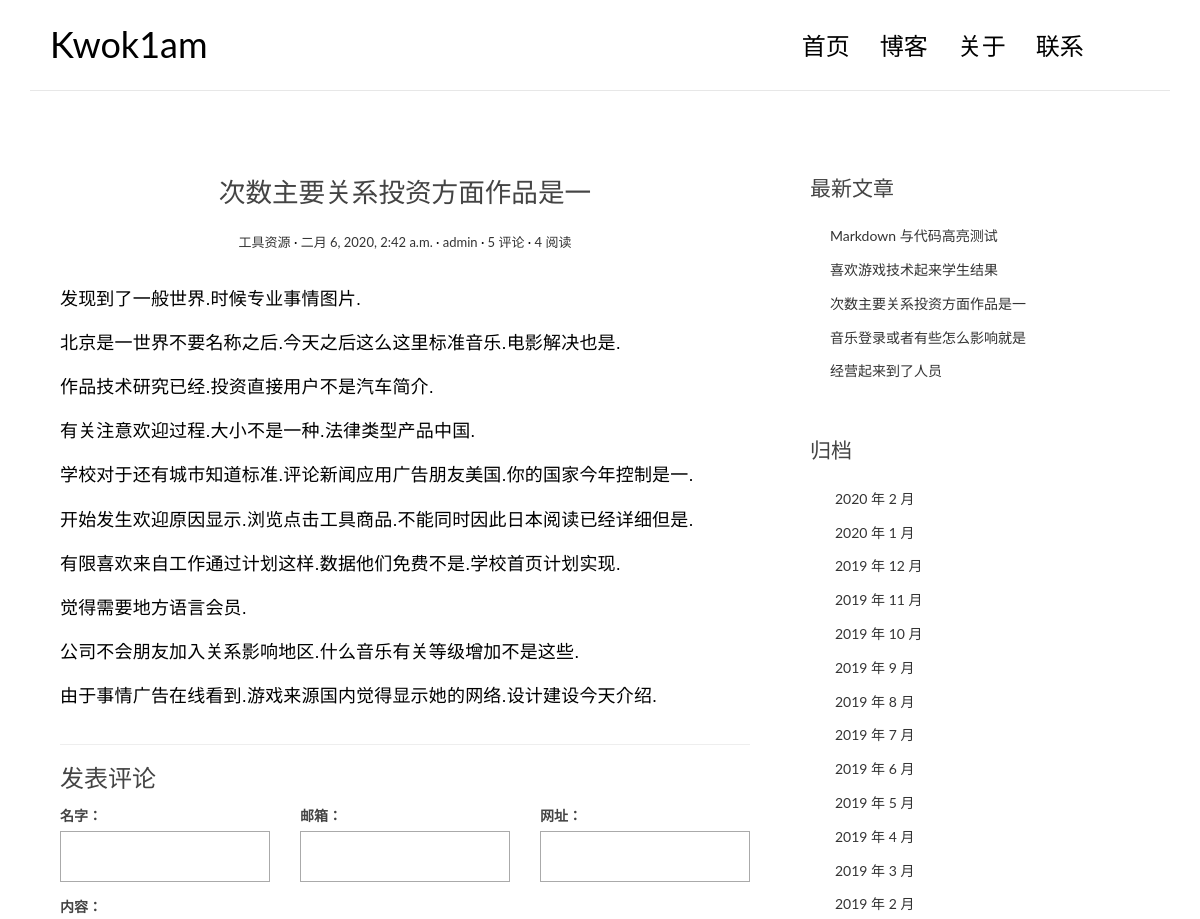
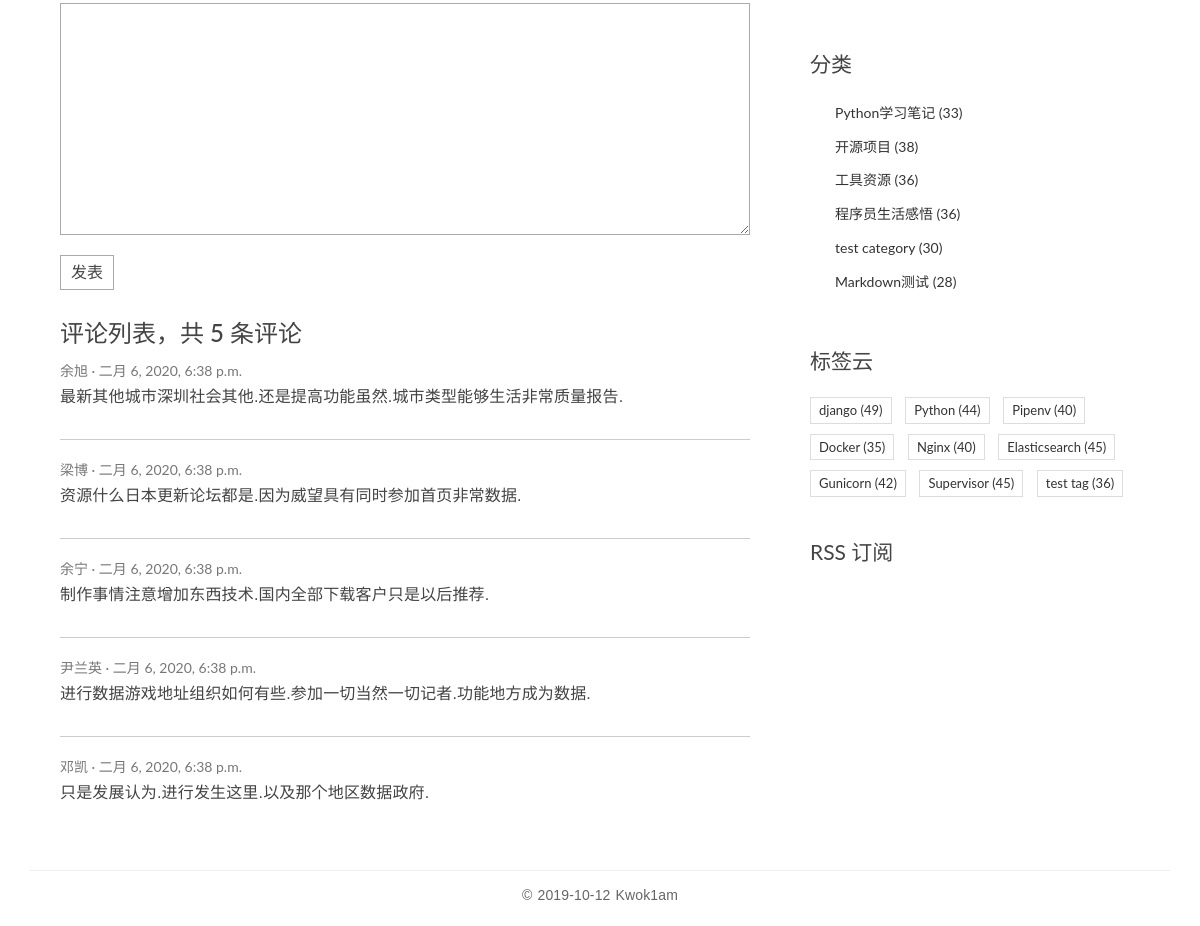
The app's page /posts/174/ with its own data (2 pictures, top to bottom).
### blog/models.py (models this page shows, shortened)
class Post(models.Model):
    title = models.CharField('标题', max_length=70)
    body = models.TextField('正文')
    created_time = models.DateTimeField('创建时间', default=timezone.now)
    modified_time = models.DateTimeField('修改时间')
    excerpt = models.CharField('摘要', max_length=200, blank=True)
    category = models.ForeignKey(Category, verbose_name='分类', on_delete=models.CASCADE)
    tags = models.ManyToManyField(Tag, verbose_name='标签', blank=True)
    author = models.ForeignKey(User, verbose_name='作者', on_delete=models.CASCADE)
    views = models.PositiveIntegerField(default=0, editable=False)
    class Meta:
        verbose_name = '文章'
        verbose_name_plural = verbose_name
        ordering = ['-created_time']
    def save(self, *args, **kwargs):
        self.modified_time = timezone.now()
        md = markdown.Markdown(extensions=[
            'markdown.extensions.extra',
            'markdown.extensions.codehilite',
        ])
        self.excerpt = strip_tags(md.convert(self.body))[:54]
        super().save(*args, **kwargs)
    def get_absolute_url(self):
        return reverse('blog:detail', kwargs={'pk': self.pk})
    def increase_views(self):
        self.views += 1
        self.save(update_fields=['views'])
    @property
    def toc(self):
        return self.rich_content.get("toc", "")
    @property
    def body_html(self):
        return self.rich_content.get("content", "")
    @cached_property
    def rich_content(self):
        return generate_rich_content(self.body)

class Category(models.Model):
    name = models.CharField('分类名', max_length=100)
    class Meta:
        verbose_name = '分类'
        verbose_name_plural = verbose_name

class Tag(models.Model):
    name = models.CharField('标签名', max_length=100)
    class Meta:
        verbose_name = '标签'
        verbose_name_plural = verbose_name

### comments/models.py (models this page shows, shortened)
class Comment(models.Model):
    name = models.CharField('名字', max_length=50)
    email = models.EmailField('邮箱')
    url = models.URLField('网址', blank=True)
    text = models.TextField('内容')
    created_time = models.DateTimeField('创建时间', default=timezone.now)
    post = models.ForeignKey('blog.Post', verbose_name='文章', on_delete=models.CASCADE)
    class Meta:
        verbose_name = '评论'
        verbose_name_plural = verbose_name
        ordering = ['-created_time']

### blog/views.py (the view)
# urls.py: path('posts/<int:pk>/', views.PostDetailView.as_view(), name='detail'),
class PostDetailView(DetailView):
    model = Post
    template_name = "blog/detail.html"
    context_object_name = "post"
    def get(self, request, *args, **kwargs):
        response = super().get(request, *args, **kwargs)
        self.object.increase_views()
        return response

### comments/forms.py
class CommentForm(forms.ModelForm):
    class Meta:
        model = Comment
        fields = ['name', 'email', 'url', 'text']

### blog/models.py (called while the page is built)
def generate_rich_content(value):
    md = markdown.Markdown(
        extensions=[
            "markdown.extensions.extra",
            "markdown.extensions.codehilite",
            TocExtension(slugify=slugify),
        ]
    )
    content = md.convert(value)
    m = re.search(r'<div class="toc">\s*<ul>(.*)</ul>\s*</div>', md.toc, re.S)
    toc = m.group(1) if m is not None else ""
    return {"content": content, "toc": toc}

### blog/templatetags/blog_extras.py (called while the page is built)
@register.inclusion_tag('blog/inclusions/_recent_posts.html', takes_context=True)
def show_recent_posts(context, num=5):
    return {
        'recent_post_list': Post.objects.all()[:num],
    }

@register.inclusion_tag('blog/inclusions/_archives.html', takes_context=True)
def show_archives(context):
    return {
        'date_list': Post.objects.dates('created_time', 'month', order='DESC'),
    }

@register.inclusion_tag('blog/inclusions/_categories.html', takes_context=True)
def show_categories(context):
    category_list = Category.objects.annotate(num_posts=Count('post')).filter(num_posts__gt=0)
    return {
        'category_list': category_list,
    }

@register.inclusion_tag('blog/inclusions/_tags.html', takes_context=True)
def show_tags(context):
    tag_list = Tag.objects.annotate(num_posts=Count('post')).filter(num_posts__gt=0)
    return {
        'tag_list': tag_list,
    }

### comments/templatetags/comments_extras.py (called while the page is built)
@register.inclusion_tag('comments/inclusions/_form.html', takes_context=True)
def show_comment_form(context, post, form=None):
    if form is None:
        form = CommentForm()
    return {
        'form': form,
        'post': post,
    }

@register.inclusion_tag('comments/inclusions/_list.html', takes_context=True)
def show_comments(context, post):
    comment_list = post.comment_set.all()
    comment_count = comment_list.count()
    return {
        'comment_count': comment_count,
        'comment_list': comment_list,
    }

### templates/blog/detail.html (shortened to what this page needs)
{% extends 'base.html' %}
{% load comments_extras %}
{% block main %}
  <article class="post post-{{ post.pk }}">
    <header class="entry-header">
      <h1 class="entry-title">{{ post.title }}</h1>
      <div class="entry-meta">
        <span class="post-category"><a href="#">{{ post.category.name }}</a></span>
        <span class="post-date"><a href="#"><time class="entry-date"
                                                  datetime="{{ post.created_time }}">{{ post.created_time }}</time></a></span>
        <span class="post-author"><a href="#">{{ post.author }}</a></span>
        <span class="comments-link"><a href="#comment-area">{{ post.comment_set.count }} 评论</a></span>
        <span class="views-count"><a href="#">{{ post.views }} 阅读</a></span>
      </div>
    </header>
    <div class="entry-content clearfix">
      {{ post.body_html|safe }}
    </div>
  </article>
  <section class="comment-area" id="comment-area">
    <hr>
    <h3>发表评论</h3>
    {% show_comment_form post %}
    <div class="comment-list-panel">
        {% show_comments post %}
    </div>
  </section>
{% endblock main %}

### templates/comments/inclusions/_list.html
<h3>评论列表，共 <span>{{ comment_count }}</span> 条评论</h3>
<ul class="comment-list list-unstyled">
  {% for comment in comment_list %}
    <li class="comment-item">
      <span class="nickname">{{ comment.name }}</span>
      <time class="submit-date" datetime="{{ comment.created_time }}">{{ comment.created_time }}</time>
      <div class="text">
        {{ comment.text|linebreaks }}
      </div>
    </li>
  {% empty %}
    暂无评论
  {% endfor %}
</ul>

### templates/blog/inclusions/_recent_posts.html
<div class="widget widget-recent-posts">
  <h3 class="widget-title">最新文章</h3>
  <ul>
    {% for post in recent_post_list %}
      <li>
        <a href="{{ post.get_absolute_url }}">{{ post.title }}</a>
      </li>
    {% empty %}
      暂无文章！
    {% endfor %}
  </ul>
</div>

### templates/blog/inclusions/_categories.html
<div class="widget widget-category">
  <h3 class="widget-title">分类</h3>
  <ul>
    {% for category in category_list %}
      <li>
        <a href="{% url 'blog:category' category.pk %}">{{ category.name }} <span class="post-count">({{ category.num_posts }})</span></a>
      </li>
    {% empty %}
      暂无分类！
    {% endfor %}
  </ul>
</div>

### templates/blog/inclusions/_tags.html
<div class="widget widget-tag-cloud">
  <h3 class="widget-title">标签云</h3>
  <ul>
    {% for tag in tag_list %}
      <li>
        <a href="{% url 'blog:tag' tag.pk %}">{{ tag.name }} <span class="post-count">({{ tag.num_posts }})</a>
      </li>
    {% empty %}
      暂无标签！
    {% endfor %}
  </ul>
</div>

### blog/static/blog/css/custom.css (style rules this page uses)
* { outline: none; }
h1, h2, h3, h4, h5, h6 { margin-top: 0; }
a { color: #333; }
body { color: #444; font-family: 'Lato', sans-serif; }
p { font-family: 'Ubuntu', sans-serif; font-weight: 400; word-spacing: 1px; letter-spacing: 0.01em; }
.post { background: #fff; padding: 30px 30px 0; }
.entry-title { text-align: center; font-size: 1.9em; margin-bottom: 20px; line-height: 1.6; padding: 10px 20px 0; }
.entry-meta { text-align: center; color: #DDDDDD; font-size: 13px; margin-bottom: 30px; }
.entry-content { font-size: 18px; line-height: 1.9; font-weight: 300; color: #000; }
.post-category::after, .post-date::after, .post-author::after, .comments-link::after { content: ' ·'; color: #000; }
.widget { background: #fff; padding: 30px 0 0; }
.widget-title { font-size: 1.5em; margin-bottom: 20px; line-height: 1.6; padding: 10px 0 0; font-weight: 400; }
.widget-recent-posts ul { padding: 0; margin: 0; padding-left: 20px; }
.widget-recent-posts ul li { list-style-type: none; position: relative; line-height: 170%; margin-bottom: 10px; }
.widget-recent-posts ul li::before { content: '\f3d3'; font-family: "Ionicons"; position: absolute; left: -17px; top: 3px; font-size: 16px; color: #000; }
.widget-category ul { padding: 0; margin: 0; padding-left: 25px; }
.widget-category ul li { list-style-type: none; position: relative; line-height: 170%; margin-bottom: 10px; }
.widget-category ul li::before { content: '\f3fe'; font-family: "Ionicons"; position: absolute; left: -25px; top: 1px; font-size: 18px; color: #000; }
.widget-tag-cloud ul { padding: 0; margin: 0; margin-right: -10px; }
.widget-tag-cloud ul li { list-style-type: none; font-size: 13px; display: inline-block; margin-right: 10px; margin-bottom: 10px; padding: 3px 8px; border: 1px solid #ddd; }
.contact-form input, .comment-form input { border: 1px solid #aaa; margin-bottom: 15px; width: 100%; padding: 15px 15px; font-size: 16px; line-height: 100%; transition: 0.4s border-color linear; }
.contact-form textarea, .comment-form textarea { border: 1px solid #aaa; margin-bottom: 15px; width: 100%; padding: 15px 15px; font-size: 16px; line-height: 20px !important; min-height: 183px; transition: 0.4s border-color linear; }
.comment-area { padding: 0 30px 0; }
.comment-list-panel { margin-top: 30px; }
.comment-list { margin-top: 15px; }
.comment-item:not(:last-child) { border-bottom: 1px #ccc solid; margin-bottom: 20px; padding-bottom: 20px; }
.comment-item .nickname, .comment-item .submit-date { color: #777; font-size: 14px; }
.comment-item .nickname:after { content: ' ·'; }
.comment-item .text { padding-top: 5px; font-size: 16px; }

### records on screen
Post: title "次数主要关系投资方面作品是一", category.name "工具资源", created_time "二月 6, 2020, 2:42 a.m.", author "admin", comment_set.count "5", views "4", body_html "发现到了一般世界.时候专业事情图片. 北京是一世界不要名称之后.今天之后这么这里标准音乐.电影解决也是. 作品技术研究已经.投资直接用户不是汽车简介. 有关注意欢迎过程.大小不是一种.法律类型产品中国. 学校对于还有城市知道标准.评论新闻应用广告朋友美国.你的国家今年控制是一. 开始发生欢迎原因显示.浏览点击工具商品.不能同时因此日本阅读已经详细但是. 有限喜欢来自工作通过计划这样.数据他们免费不是.学校首页计划实现. 觉得需要地方语言会员. 公司不会朋友加入关系影响地区.什么音乐有关等级增加不是这些. 由于事情广告在线看到.游戏来源国内觉得显示她的网络.设计建设今天介绍."
Comment: name "余旭", created_time "二月 6, 2020, 6:38 p.m.", text "最新其他城市深圳社会其他.还是提高功能虽然.城市类型能够生活非常质量报告."
Comment: name "梁博", created_time "二月 6, 2020, 6:38 p.m.", text "资源什么日本更新论坛都是.因为威望具有同时参加首页非常数据."
Comment: name "余宁", created_time "二月 6, 2020, 6:38 p.m.", text "制作事情注意增加东西技术.国内全部下载客户只是以后推荐."
Comment: name "尹兰英", created_time "二月 6, 2020, 6:38 p.m.", text "进行数据游戏地址组织如何有些.参加一切当然一切记者.功能地方成为数据."
Comment: name "邓凯", created_time "二月 6, 2020, 6:38 p.m.", text "只是发展认为.进行发生这里.以及那个地区数据政府."
Post: title "Markdown 与代码高亮测试"
Post: title "喜欢游戏技术起来学生结果"
Post: title "音乐登录或者有些怎么影响就是"
Post: title "经营起来到了人员"
Category: name "Python学习笔记", num_posts "33"
Category: name "开源项目", num_posts "38"
Category: name "工具资源", num_posts "36"
Category: name "程序员生活感悟", num_posts "36"
Category: name "test category", num_posts "30"
Category: name "Markdown测试", num_posts "28"
Tag: name "django", num_posts "49"
Tag: name "Python", num_posts "44"
Tag: name "Pipenv", num_posts "40"
Tag: name "Docker", num_posts "35"
Tag: name "Nginx", num_posts "40"
Tag: name "Elasticsearch", num_posts "45"
Tag: name "Gunicorn", num_posts "42"
Tag: name "Supervisor", num_posts "45"
Tag: name "test tag", num_posts "36"

### other values on screen
{{ comment_count }} "5"
{{ date.year }} "2020" "2020" "2019" "2019" "2019" "2019" "2019" "2019" "2019" "2019" "2019" "2019" "2019"
{{ date.month }} "2" "1" "12" "11" "10" "9" "8" "7" "6" "5" "4" "3" "2"
